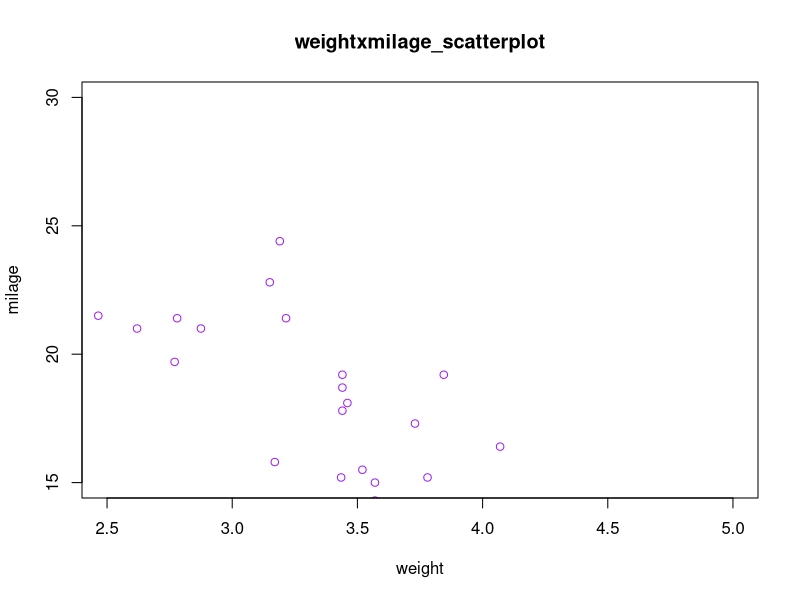

Reproduce this figure in R.
input_data<-mtcars[c("mpg","wt")]
plot(x=input_data$wt,y=input_data$mpg,main="weightxmilage_scatterplot",xlab="weight",ylab="milage"
,xlim=c(2.5,5),ylim=c(15,30),col="purple")
